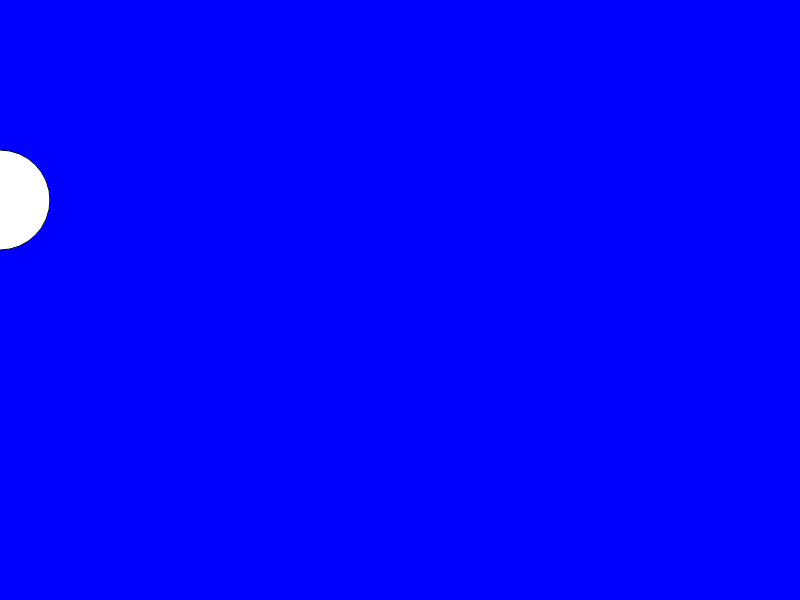
Frame 1 (no input)
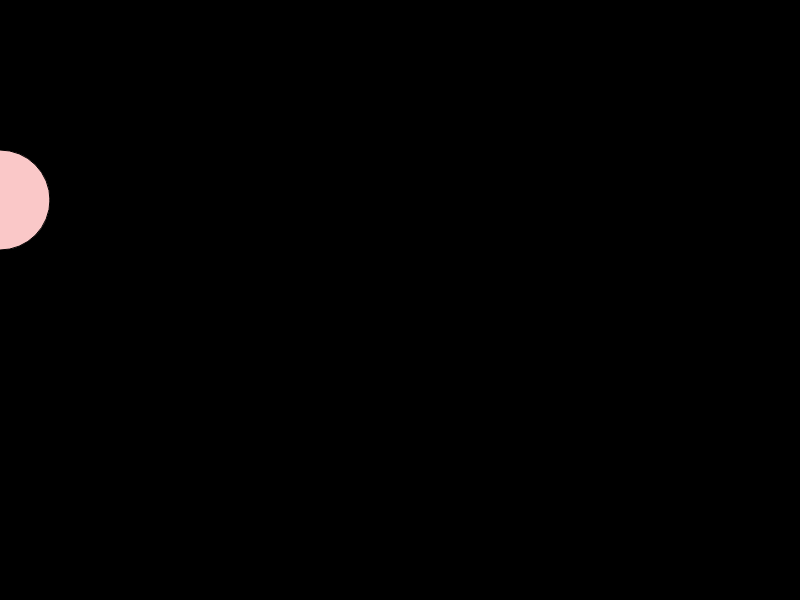
Frame 60 (no input)
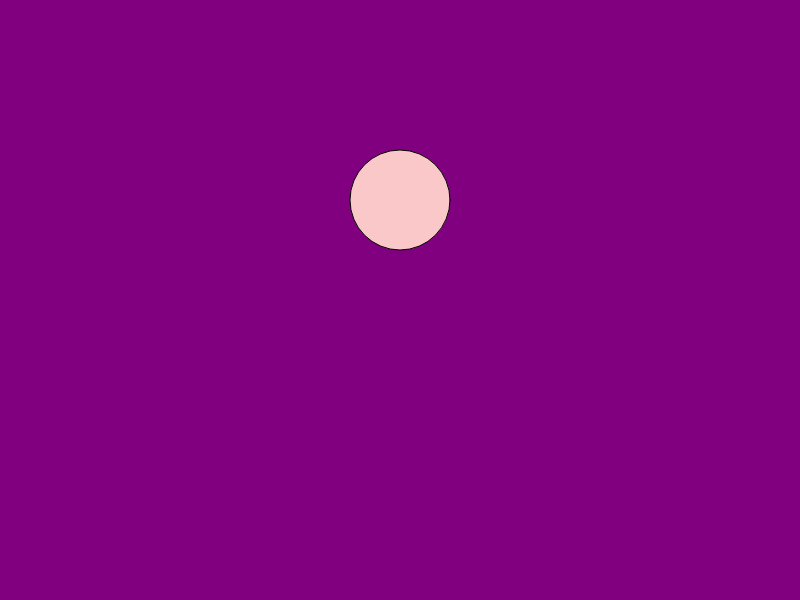
Frame 120 (the mouse pressed at the canvas centre since frame 60)

The p5.js sketch that drew these frames (run headless with seeded random() and noise() and a simulated clock; from frame 60 on, the mouse is pressed at the canvas centre):

// p5.js sketch
// ── sketch.js
var r=0;
var b=255;
function setup() {
  createCanvas(800,600)
}

function draw() {
    background(r,0,b);
  ellipse(mouseX,200,100,100);
  r=map(mouseX,0,800,0,255);
  b=map(mouseX,0,800,0,255);
  fill(250,200,200);



}
